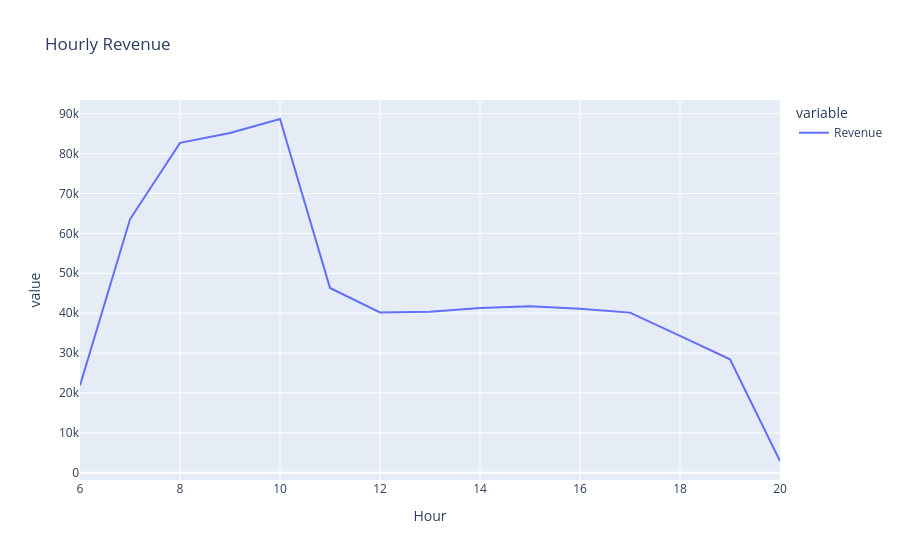

Notebook source saved alongside this figure:
### Code cell
fig = px.line(
    hourly_revenue,
    title="Hourly Revenue"
)

fig.show()

### Figure 1 — Plotly figure (JSON) as saved in the notebook; plotly's stock layout.template omitted (floating-point values rounded to 4 significant figures)
{"data": [{"hovertemplate": "variable=Revenue<br>Hour=%{x}<br>value=%{y}<extra></extra>", "legendgroup": "Revenue", "line": {"color": "#636efa", "dash": "solid"}, "marker": {"symbol": "circle"}, "mode": "lines", "name": "Revenue", "orientation": "v", "showlegend": true, "type": "scatter", "x": [6, 7, 8, 9, 10, 11, 12, 13, 14, 15, 16, 17, 18, 19, 20], "xaxis": "x", "y": [21900.0, 63530.0, 82700.0, 85170.0, 88670.0, 46320.0, 40190.0, 40370.0, 41300.0, 41730.0, 41120.0, 40130.0, 34290.0, 28450.0, 2936.0], "yaxis": "y"}], "layout": {"legend": {"title": {"text": "variable"}, "tracegroupgap": 0}, "title": {"text": "Hourly Revenue"}, "xaxis": {"anchor": "y", "domain": [0, 1], "title": {"text": "Hour"}}, "yaxis": {"anchor": "x", "domain": [0, 1], "title": {"text": "value"}}}}
